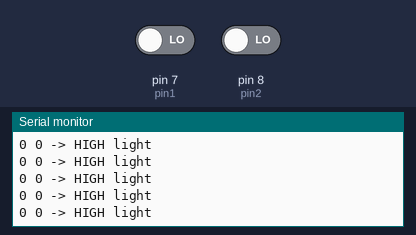
Bench run of a sketch on a simulated Arduino Uno, built with avr-gcc and run on an emulated ATmega328P. Parts: the last lines printed to the serial monitor. The test bench sets the inputs (shaded band); at power-on: pin 7 (pin1) LOW, pin 8 (pin2) LOW.

Above: at 1.2 s.
1.3 s: pin 7 (pin1) driven HIGH
At 1.31 s:
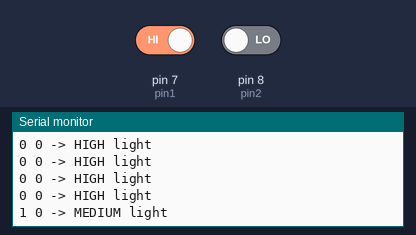
3.2 s: pin 8 (pin2) driven HIGH
At 3.21 s:
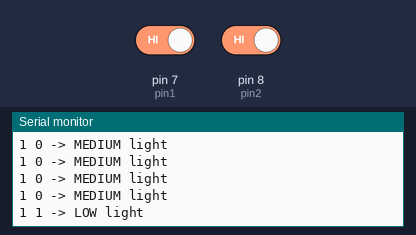
5.1 s: pin 7 (pin1) driven LOW
At 5.12 s:
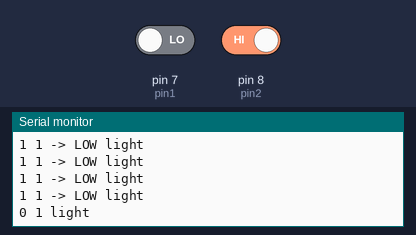

Measured:
- after the input at 1.3 s, the serial monitor: prints a new line at once (image 1)
- after the input at 3.2 s, the serial monitor: prints a new line at once (image 2)
- after the input at 5.1 s, the serial monitor: prints a new line at once (image 3)

The sketch:

00_motion_motor2.ino
```cpp
int pin1 = 7; //to LDR left
int pin2 = 8; // to LDR right
int LDRValue1 = 0; // result of reading the digital pin, why 0????????????????
int LDRValue2 = 0; // result of reading the digital pin

void setup() {
  Serial.begin(9600); // ----------- ??? ------------
}

void loop() {
  LDRValue1 = digitalRead(pin1);// read the value from the LDR
  LDRValue2 = digitalRead(pin2);// read the value from the LDR

  Serial.print(LDRValue1);         // print the LDR1 value to the serial port
  Serial.print(" ");               // print a space
  Serial.print(LDRValue2);         // print the LDR2 value to the serial port

  if((LDRValue1==1)&&(LDRValue2==1)) {
    Serial.print(" -> LOW"); } // for the movement this could be used for go straight
  else if ((LDRValue1==1)&&(LDRValue2==0)) {
    Serial.print(" -> MEDIUM"); }  // for the movement this could be used for go left
    // else if ((LDRValue1==0)&&(LDRValue2==1)) {
   // for the movement this could be used for go right
  else if ((LDRValue1==0)&&(LDRValue2==0)) {
    Serial.print(" -> HIGH"); } // for the movement this could be used for go back

  Serial.println(" light");

  delay(100);
}
```
